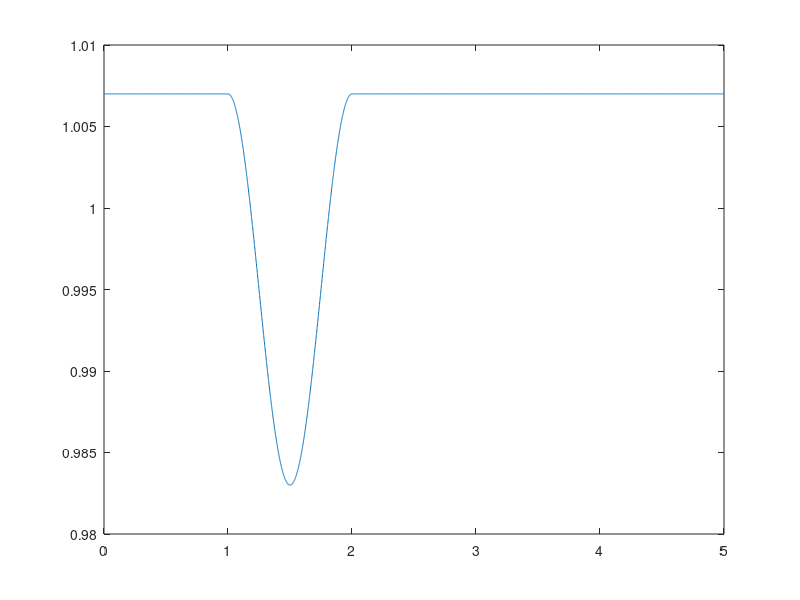

MATLAB code to generate this figure:
%  Function:       create_sinusoid.m
% 
%  Description:    Generate test cases based on Mileusnic et al 2006 JNP.
%                  Create a cosine function for spindle model input,
%                  average length L1 (units: L0), amplitude A (units: L0),
%                  frequency 1Hz. Time step 0.001 s. Time vector length 5s. 
%                  Start point of cosine: 1s. 
% 
%  Date:           03-31-11
%  
%  Author:         Boshuo Wang, boshuowa@usc.edu
% 
%  Output:         triangle.mat, variable name: data
% 
%  Others:   

L1=0.995;   %average length (Mileusnic et al 2006 JNP)
A=0.012;    %amplitude
fs=1;       %frequency

dt=0.001;
t=linspace(0,5,5/dt+1);


L=ones(size(t))*(L1+A);

tstart=1;

n1=tstart/dt+1;n2=1/fs/dt;
L(n1:n1+n2-1) = L(n1:n1+n2-1)  + A*(cos(2*pi*(0:dt:1-dt))-1);

plot(t,L);

data=[t;L];
save sinusoid.mat data
